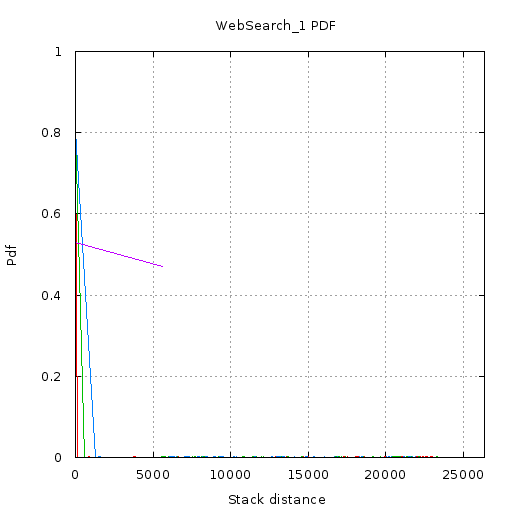

Here is the gnuplot script that generated this plot:
set terminal  png size 512,512 font 'Verdana, 10'
set nokey
set title "WebSearch_1 PDF"
set output '//home//cat//Documents//CACHE//Tests//Gists//WebSearch1//PDF//0//pdf.png'
set ylabel "Pdf"
set yrange [0:1]
set xlabel "Stack distance"
set xrange [2.000000:26377.666667]
set grid xtics ytics
plot '//home//cat//Documents//CACHE//Tests//Gists//WebSearch1//PDF//0//0.txt' using 1:2 with lines,\
'//home//cat//Documents//CACHE//Tests//Gists//WebSearch1//PDF//0//1.txt' using 1:2 with lines,\
'//home//cat//Documents//CACHE//Tests//Gists//WebSearch1//PDF//0//2.txt' using 1:2 with lines,\
'//home//cat//Documents//CACHE//Tests//Gists//WebSearch1//PDF//0//3.txt' using 1:2 with lines,\
'//home//cat//Documents//CACHE//Tests//Gists//WebSearch1//PDF//0//4.txt' using 1:2 with lines
